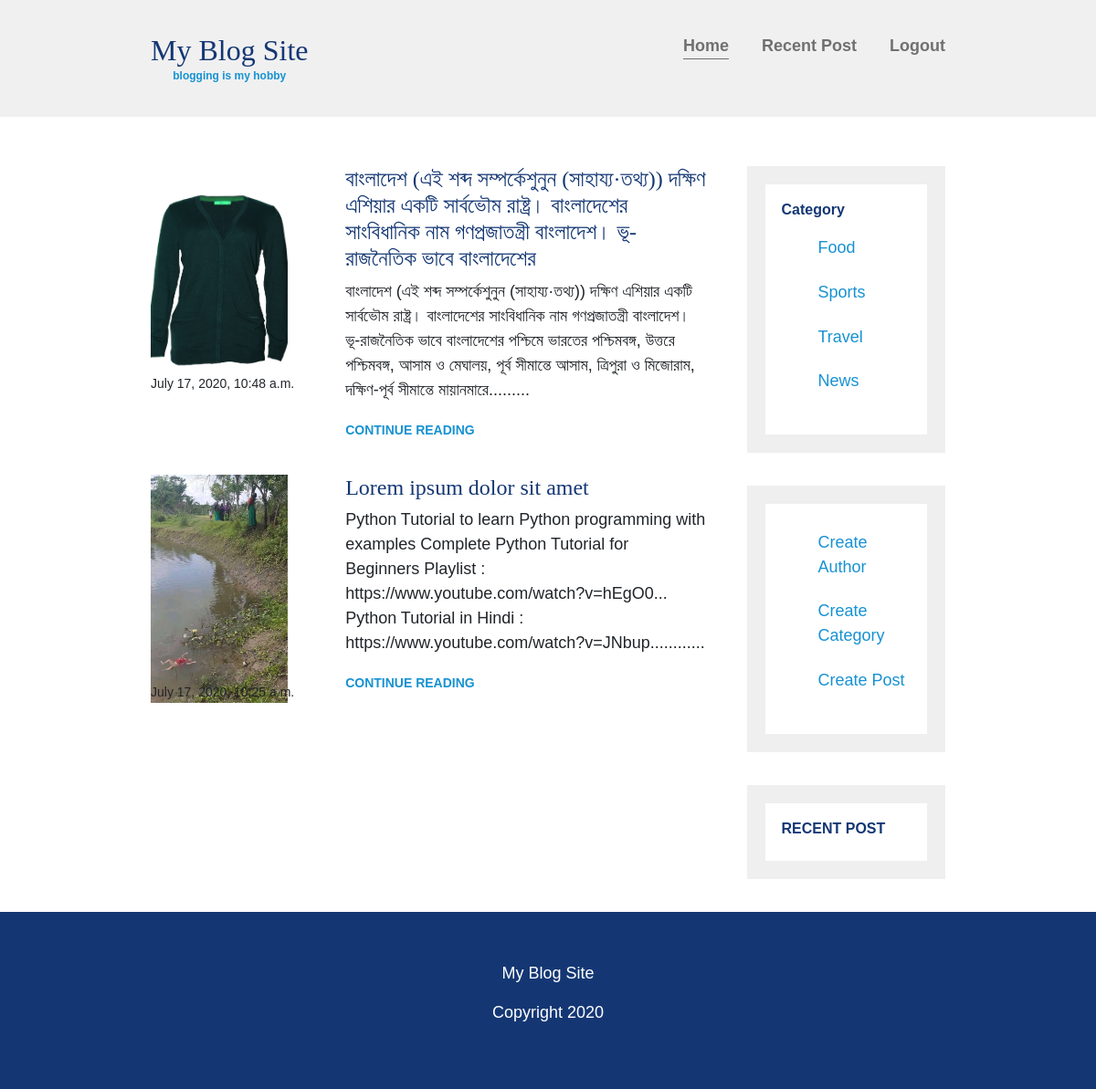
Page /posts-under-category/4 (signed in) on the committed database.
### Blog_app/models.py (models this page shows, shortened)
class Post(models.Model):
    author = models.ForeignKey(User, on_delete=models.CASCADE)
    category = models.ForeignKey(Category, models.CASCADE)
    title = models.CharField(max_length=200)
    post_slug = models.SlugField(max_length=200, unique=True)
    post_img = models.ImageField(upload_to='post_img', null=True, blank=True)
    post_content = models.TextField()
    created_at = models.DateTimeField(auto_now_add=True)
    update_at = models.DateTimeField(auto_now=True)
    class Meta:
        ordering = ['-created_at']

class Category(models.Model):
    title = models.CharField(max_length=50)
    class Meta:
        verbose_name_plural = 'Categories'

### Blog_app/views.py (the view)
# urls.py: path('posts-under-category/<int:cat_id>', views.posts_under_category, name='posts-under-category'),
def posts_under_category(request, cat_id):
    category = Category.objects.get(pk=cat_id)
    posts = category.post_set.all()
    categories = Category.objects.all()
    context = {
        'posts': posts,
        'categories': categories
    }
    return render(request, 'blog/posts_under_category.html', context)

### Blog_app/templatetags/custom_filters.py (called while the page is built)
def range_filter(value):
    return value[0:300] + "........."

### templates/blog/posts_under_category.html (shortened to what this page needs)
{% extends 'base.html' %}
{% load custom_filters %}
{% block content_block %}
        {% for post in posts %}
        <article class="article-recent">
          <div class="article-recent-main">
            <h2 class="article-title">{{ post.title }}</h2>
            <p class="article-body">
              {{ post.post_content|range_filter }}
            </p>
            <a href="{% url 'Blog_app:posts-detail' post_id=post.pk %}" class="article-read-more">CONTINUE READING</a>
          </div>
          <div class="article-recent-secondary">
            {% if post.post_img %}
           <div class="img">
             <img src="{{ post.post_img.url }}" alt="" class="article-image" />
           </div>
         {% else %}
        <img
            src="https://www.pongboss.com/wp-content/uploads/2017/09/nutrition-cover-1024x700.jpg"
            alt=""
            class="article-image"
          />
         {% endif %}
            <p class="article-info">{{ post.created_at }}</p>
          </div>
        </article>
{% endfor %}
{% endblock %}

### templates/sidebar.html (shortened to what this page needs)
{% load custom_filters %}
<aside class="sidebar">
    {% if request.user.is_authenticated %}
        <div class="sidebar-widget">
           <h2 class="widget-title">Category</h2>
          <ul>
            {% for category in categories %}
            <li><a href="{% url 'Blog_app:posts-under-category' cat_id=category.pk %}">{{ category.title }}</a></li>
            {% endfor %}
          </ul>
        </div>
        <div class="sidebar-widget">
          <ul>
            <li><a href="">Create Author</a></li>
            <li><a href="{% url 'Blog_app:create-category' %}">Create Category</a></li>
            <li><a href="{% url 'Blog_app:create-post' %}">Create Post</a></li>
          </ul>
        </div>
        {% endif %}
        <div class="sidebar-widget">
          <h2 class="widget-title">RECENT POST</h2>
        </div>
      </aside>
</div>

### static/resources/css/main.css (style rules this page uses)
body { margin: 0; padding: 0; font-family: "Ubuntu", sans-serif; font-size: 1.125rem; font-weight: 300; }
img { max-width: 100%; display: block; }
h1, h2, h3 { font-family: "Lora", serif; font-weight: 400; color: #143774; margin-top: 0; }
a { color: #1792d2; }
.article-title { font-size: 1.5rem; }
.article-read-more, .article-info { font-size: 0.875rem; }
.article-read-more { color: #1792d2; text-decoration: none; font-weight: 700; }
.article-info { margin: 2em 0; }
.widget-title, .widget-recent-post-title { font-size: 1rem; }
.widget-title { font-family: "Ubuntu", sans-serif; font-weight: 700; }
.article-recent-secondary .img { width: 150px; height: 200px; }
.article-recent-secondary .img img { width: 100%; height: 100%; }
@media (min-width: 675px) { aside { width: 25%; min-width: 200px; margin-left: 1em; } }
.article-recent { display: flex; flex-direction: column; margin-bottom: 2em; }
.article-recent-main { order: 2; }
.article-recent-secondary { order: 1; }
@media (min-width: 675px) { .article-recent { flex-direction: row; justify-content: space-between; } }
@media (min-width: 675px) { .article-recent-main { width: 65%; } }
@media (min-width: 675px) { .article-recent-secondary { width: 33%; } }
@media (min-width: 675px) { .article-image { width: 100%; min-height: 250px; object-fit: cover; } }
@media (min-width: 675px) { .article-image { order: -2; } }
@media (min-width: 675px) { .article-info { order: -1; } }
.sidebar-widget { border: 20px solid #efefef; margin-bottom: 2em; padding: 1em; }
.sidebar-widget ul { list-style: none; }
.sidebar-widget ul li { display: block; padding: 0.6em 0; }
.sidebar-widget ul li a { text-decoration: none; }

### rows in the picture
Post: title "বাংলাদেশ (এই শব্দ সম্পর্কেশুনুন (সাহায্য·তথ্য)) দক্ষিণ এশিয়ার একটি সার্বভৌম রাষ্ট্র। বাংলাদেশের সাংবিধানিক নাম গণপ্রজাতন্ত্রী বাংলাদেশ। ভূ-রাজনৈতিক ভাবে বাংলাদেশের", post_content|range_filter "বাংলাদেশ (এই শব্দ সম্পর্কেশুনুন (সাহায্য·তথ্য)) দক্ষিণ এশিয়ার একটি সার্বভৌম রাষ্ট্র। বাংলাদেশের সাংবিধানিক নাম গণপ্রজাতন্ত্রী বাংলাদেশ। ভূ-রাজনৈতিক ভাবে বাংলাদেশের পশ্চিমে ভারতের পশ্চিমবঙ্গ, উত্তরে পশ্চিমবঙ্গ, আসাম ও মেঘালয়, পূর্ব সীমান্তে আসাম, ত্রিপুরা ও মিজোরাম, দক্ষিণ-পূর্ব সীমান্তে মায়ানমারে.........", post_img (picture), created_at "July 17, 2020, 10:48 a.m."
Post: title "Lorem ipsum dolor sit amet", post_content|range_filter "Python Tutorial to learn Python programming with examples Complete Python Tutorial for Beginners Playlist : https://www.youtube.com/watch?v=hEgO0... Python Tutorial in Hindi : https://www.youtube.com/watch?v=JNbup............", post_img (picture), created_at "July 17, 2020, 10:25 a.m."
Category: title "Food"
Category: title "Sports"
Category: title "Travel"
Category: title "News"
